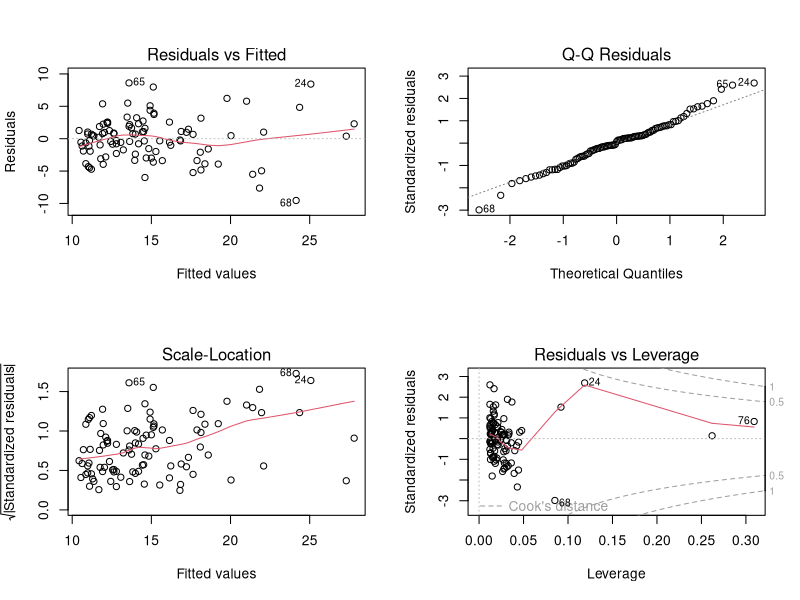

This figure's R source: (Note: this script raises an error after producing the figure.)
## ---- chunk 1
knitr::opts_chunk$set(echo = FALSE,
                      warning = FALSE, 
                      message = FALSE)

library(readxl)
library(tidyverse)
library(ggplot2)
## ---- chunk 2
data<- read_xlsx("Datos_P2.xlsx")

data<- data %>% mutate(Sitio= as.factor(Sitio))
## ---- chunk 3
set.seed(40)
col= sample(144, 101)
datam<- data %>% slice(col)
## ---- chunk 4
set.seed(40)
Col= sample(144 ,43)
datav<- data %>% slice(Col)
## ---- chunk 5
modelo<- lm(`Altura total (m)` ~ `DAP (cm)` + I(`DAP (cm)`^2), data = datam)

a<- shapiro.test(resid(modelo))


tabla<- tibble(Modelo= "H= 8.476+DAP*
               0.380+DAP^2*0.00079", 
                Fc= round(broom::glance(modelo)$statistic, 4), 
                valor.p= "***", 
                Shapiro= round(a$p.value, 4),
                R.squared= round(broom::glance(modelo)$r.squared, 4),
                AIC= broom::glance(modelo)$AIC,
                RSE= broom::glance(modelo)$sigma)

par(mfrow= c(2,2))
plot(modelo)

modelo1<- lm(`Altura total (m)` ~ `DAP (cm)` + I(`DAP (cm)`^2), data = datam[-c(68, 24, 76), ])


## ---- chunk 6
modelo<- lm(log(`Altura total (m)`) ~ log(`DAP (cm)`), data = datam)

a<- shapiro.test(resid(modelo))
prueba<- broom::augment(modelo)

prueba<- prueba %>% mutate(fitted= 
                             exp(((anova(modelo)$"Mean Sq"[2])/2)+1.4690203+0.4469912*log..DAP..cm...)) %>% 
  mutate(resid= fitted - exp(log..Altura.total..m...))

#broom::tidy(modelo)

RSE <- sqrt(sum(prueba$resid^2, na.rm = TRUE)/summary(modelo)$df[2])

tabla2<- tibble(Modelo= "H= 4.448+0.447* DAP", 
                Fc= round(broom::glance(modelo)$statistic, 4), 
                valor.p= "***", 
                Shapiro= round(a$p.value, 4),
                R.squared= round(broom::glance(modelo)$r.squared, 4),
                AIC= broom::glance(modelo)$AIC,
                RSE= round(RSE, 4))



## ---- chunk 7
modelo<- lm(log(`Altura total (m)`) ~ log(`DAP (cm)`) + I((log(`DAP (cm)`))^2), data = datam)

prueba<- broom::augment(modelo)

prueba<- prueba %>% mutate(fitted= 
                             exp(((anova(modelo)$"Mean Sq"[2])/2)+1.534780445	+0.395973547	*log..DAP..cm... + 0.009502094* log..DAP..cm...^2)) %>% 
  mutate(resid= fitted - exp(log..Altura.total..m...))

RSE <- sqrt(sum(prueba$resid^2, na.rm = TRUE)/summary(modelo)$df[2])


tabla3<- tibble(Modelo= "H= exp(1.535+ln(DAP)*
                0.396+ln(DAP)^2*0.0095)", 
                Fc= round(broom::glance(modelo)$statistic, 4), 
                valor.p= "***", 
                Shapiro= "",
                R.squared= round(broom::glance(modelo)$r.squared, 4),
                AIC= broom::glance(modelo)$AIC,
                RSE= round(RSE, 4))

## ---- chunk 8
start<- nls(`Altura total (m)` ~ SSmicmen(`DAP (cm)`, a, b), data = datam)

modelo<- nls(`Altura total (m)` ~ a*`DAP (cm)`/(b+`DAP (cm)`), data = datam, 
             start = list(a= 30.539 , b= 14.856)) 

tabla4<- tibble(Modelo= "H= 30.539*DAP/(14.856+DAP)", 
                Fc= "", 
                valor.p= "***", 
                Shapiro= "",
                R.squared= "",
                AIC= broom::glance(modelo)$AIC,
                RSE= broom::glance(modelo)$sigma)



## ---- chunk 9
knitr::kable(rbind(tabla, tabla2, tabla3, tabla4), caption = "Modelos ajustados", 
             format = "latex", digits = 2, align = "l")
## ---- chunk 10
modelo<- lm(`Altura total (m)` ~ `DAP (cm)` + I(`DAP (cm)`^2), data = datam)

ggplot(data = datam, mapping = aes(x= `DAP (cm)`, y= `Altura total (m)`)) +
  geom_point() + geom_smooth(data= broom::augment(modelo), mapping = aes(x= DAP..cm., 
                                                                         y= .fitted ))
## ---- chunk 11
start<- nls(`Altura total (m)` ~ SSmicmen(`DAP (cm)`, a, b), data = datam)

modelo<- nls(`Altura total (m)` ~ a*`DAP (cm)`/(b+`DAP (cm)`), data = datam, 
             start = list(a= 30.539 , b= 14.856)) 

ggplot(data = datam, mapping = aes(x= `DAP (cm)`, y= `Altura total (m)`)) +
  geom_point() + geom_smooth(data= broom::augment(modelo), mapping = aes(x= DAP..cm., 
                                                                         y= .fitted ))
## ---- chunk 12
start<- nls(`Altura total (m)` ~ SSmicmen(`DAP (cm)`, a, b), data = datam)

modelo<- nls(`Altura total (m)` ~ a*`DAP (cm)`/(b+`DAP (cm)`), data = datam, 
             start = list(a= 30.539 , b= 14.856))

val<- datav %>% mutate(fitted= 30.539*`DAP (cm)`/(14.856+`DAP (cm)`)) %>% 
  mutate(error= ((fitted - `Altura total (m)`)/`Altura total (m)`)*100)
## ---- chunk 13
modelo<- lm(`Altura total (m)` ~ `DAP (cm)` + I(`DAP (cm)`^2), data = datam)

val1<- datav %>% mutate(fitted= 8.47586702 + 0.37981066*`DAP (cm)`+ 0.00079334*`DAP (cm)`^2) %>% 
  mutate(error= ((fitted - `Altura total (m)`)/`Altura total (m)`)*100)

## ---- chunk 14
knitr::kable(tibble(Modelo= c("Michaelis-menten", "Lineal cuadratico"), 
                    `%error media`= c(mean(val$error), mean(val1$error)), 
                    `%error sd` = c(sd(val$error), sd(val1$error))), 
             caption = "Validación del mejor modelo", format = "latex")
